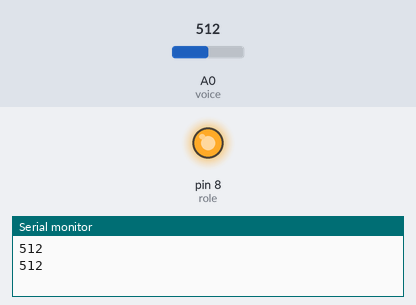
The sketch below on a simulated Arduino Uno, built with avr-gcc and run on an emulated ATmega328P. Parts: output pins drawn as LEDs (lit = HIGH), the last lines printed to the serial monitor. The inputs (shaded band) are chosen by the test bench; at power-on: A0 (voice) = 512.

Above: at 2.8 s.
2.9 s: A0 (voice) set to 75
5.6 s: A0 (voice) set to 63
At 7.0 s:
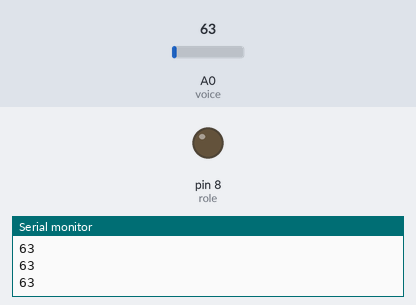
8.3 s: A0 (voice) set to 80
At 8.9 s:
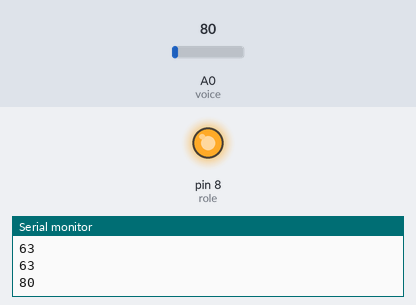
11.0 s: A0 (voice) set to 60
At 13.2 s:
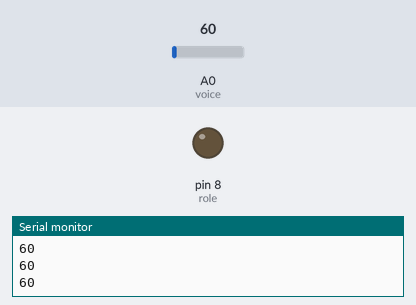
Timing chart, 0 to 14.7 s (numbered marks = the images above; inputs shaded):
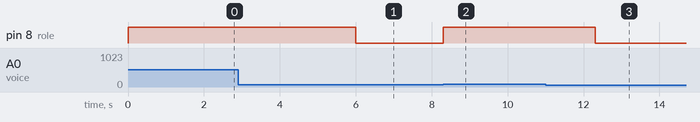

Measured:
- the behaviour switches between 70 and 69 on A0 (voice) (found by bisection; images 0 and 1)
- after the input at 5.6 s, pin 8 (role): HIGH → LOW after 0.40 s
- after the input at 8.3 s, pin 8 (role): LOW → HIGH at once
- after the input at 11.0 s, pin 8 (role): HIGH → LOW after 1.3 s

The sketch:

soundsensor_and_role.ino
```cpp
#define voice A0
int val;


#define role 8


void setup() {
  Serial.begin(9600);
  pinMode(voice,INPUT);
  pinMode(role,OUTPUT);
  digitalWrite(role,0);


}

void loop() {
  val= analogRead(voice);
  Serial.println(val);
  if (val >=70){
    digitalWrite(role,1);
    delay(2000);

  }


else{digitalWrite (role,0);}

}
```
